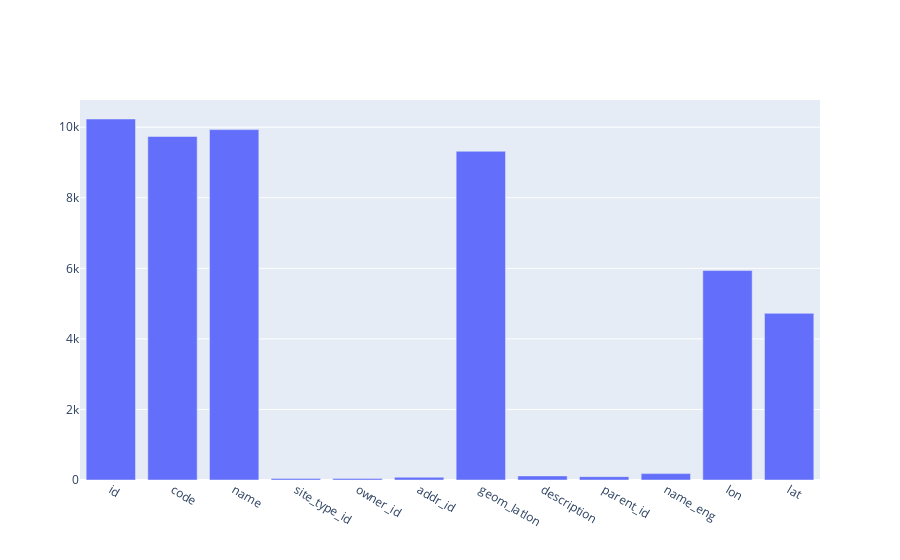

This figure's notebook cell:
### Code cell
labels = list(unique_site.T)
values = unique_site.T.values.tolist()

fig = go.Figure(data=[go.Bar(x = labels, y = values[0])])
fig.show()

### Figure 1 — Plotly figure (JSON) as saved in the notebook; plotly's stock layout.template omitted (floating-point values rounded to 4 significant figures)
{"data": [{"type": "bar", "x": ["id", "code", "name", "site_type_id", "owner_id", "addr_id", "geom_latlon", "description", "parent_id", "name_eng", "lon", "lat"], "y": [10233, 9737, 9932, 43, 41, 77, 9318, 116, 94, 181, 5937, 4724]}], "layout": {}}
